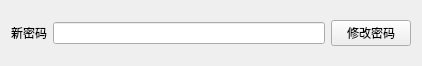
<?xml version="1.0" encoding="UTF-8"?>
<ui version="4.0">
 <class>changepassword</class>
 <widget class="QWidget" name="changepassword">
  <property name="geometry">
   <rect>
    <x>0</x>
    <y>0</y>
    <width>422</width>
    <height>66</height>
   </rect>
  </property>
  <property name="windowTitle">
   <string>Form</string>
  </property>
  <layout class="QHBoxLayout" name="horizontalLayout">
   <item>
    <widget class="QLabel" name="label_2">
     <property name="text">
      <string>新密码</string>
     </property>
    </widget>
   </item>
   <item>
    <widget class="QLineEdit" name="lineEditnew"/>
   </item>
   <item>
    <widget class="QPushButton" name="pushButton">
     <property name="text">
      <string>修改密码</string>
     </property>
    </widget>
   </item>
  </layout>
 </widget>
 <resources/>
 <connections/>
</ui>
